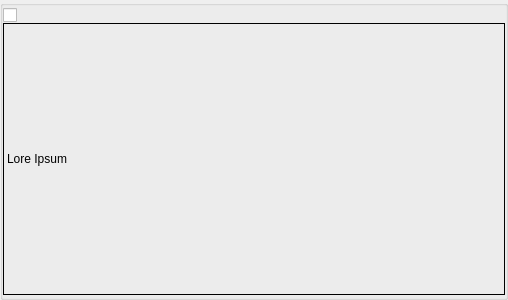
<?xml version="1.0" encoding="UTF-8"?>
<ui version="4.0">
 <class>cFontView</class>
 <widget class="QWidget" name="cFontView">
  <property name="geometry">
   <rect>
    <x>0</x>
    <y>0</y>
    <width>508</width>
    <height>300</height>
   </rect>
  </property>
  <property name="windowTitle">
   <string>Form</string>
  </property>
  <layout class="QGridLayout" name="gridLayout">
   <property name="leftMargin">
    <number>0</number>
   </property>
   <property name="topMargin">
    <number>0</number>
   </property>
   <property name="rightMargin">
    <number>0</number>
   </property>
   <property name="bottomMargin">
    <number>0</number>
   </property>
   <property name="spacing">
    <number>0</number>
   </property>
   <item row="0" column="0">
    <widget class="QGroupBox" name="groupBox">
     <property name="title">
      <string/>
     </property>
     <layout class="QGridLayout" name="gridLayout_2">
      <property name="leftMargin">
       <number>0</number>
      </property>
      <property name="topMargin">
       <number>2</number>
      </property>
      <property name="rightMargin">
       <number>0</number>
      </property>
      <property name="bottomMargin">
       <number>2</number>
      </property>
      <property name="spacing">
       <number>0</number>
      </property>
      <item row="0" column="0">
       <layout class="QVBoxLayout" name="verticalLayout">
        <item>
         <widget class="cCheckBox" name="m_lpFontName">
          <property name="sizePolicy">
           <sizepolicy hsizetype="MinimumExpanding" vsizetype="Fixed">
            <horstretch>1</horstretch>
            <verstretch>0</verstretch>
           </sizepolicy>
          </property>
          <property name="text">
           <string/>
          </property>
         </widget>
        </item>
        <item>
         <widget class="cLabel" name="m_lpSampleText">
          <property name="frameShape">
           <enum>QFrame::Box</enum>
          </property>
          <property name="text">
           <string>Lore Ipsum</string>
          </property>
         </widget>
        </item>
       </layout>
      </item>
     </layout>
    </widget>
   </item>
  </layout>
 </widget>
 <customwidgets>
  <customwidget>
   <class>cCheckBox</class>
   <extends>QCheckBox</extends>
   <header>ccheckbox.h</header>
  </customwidget>
  <customwidget>
   <class>cLabel</class>
   <extends>QLabel</extends>
   <header>clabel.h</header>
  </customwidget>
 </customwidgets>
 <resources/>
 <connections/>
</ui>
